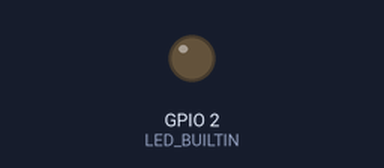
Simulated run of this sketch. Board: ESP32. Parts: output pins drawn as LEDs (lit = HIGH). WiFi joins after 1.5 s; servers stay silent unless stated; random numbers use the default seed unless the sketch sets one; what the sketch prints to the serial monitor is not drawn.

Above: at 1.7 s.
At 9.7 s:
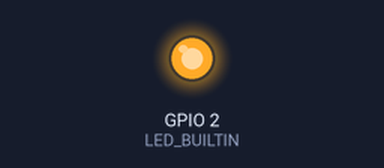
Timing chart, 0 to 22.3 s (numbered marks = the images above):
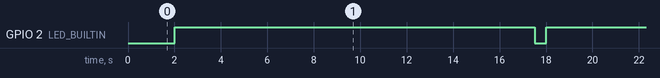

Measured:
- by itself, GPIO 2 (LED_BUILTIN): alternates HIGH for 15.5 s and LOW for 0.50 s

The sketch:

code.ino
```cpp
#include <Arduino.h>
#include <WiFi.h>
#include <Firebase_ESP_Client.h>

//Provide the token generation process info.
#include "addons/TokenHelper.h"
//Provide the RTDB payload printing info and other helper functions.


// Insert your network credentials
#define WIFI_SSID ""
#define WIFI_PASSWORD ""

// Insert Firebase project API Key
#define API_KEY ""

// Insert RTDB URLefine the RTDB URL */
#define DATABASE_URL ""

//Define Firebase Data object
FirebaseData fbdo;

FirebaseAuth auth;
FirebaseConfig config;

unsigned long sendDataPrevMillis = 0;
int count = 0;
bool signupOK = false;

void setup(){
  Serial.begin(115200);
  WiFi.begin(WIFI_SSID, WIFI_PASSWORD);
  Serial.print("Connecting to Wi-Fi");
  while (WiFi.status() != WL_CONNECTED){
    Serial.print(".");
    delay(300);
  }
  Serial.println();
  Serial.print("Connected with IP: ");
  Serial.println(WiFi.localIP());
  Serial.println();

  /* Assign the api key (required) */
  config.api_key = API_KEY;

  /* Assign the RTDB URL (required) */
  config.database_url = DATABASE_URL;

  /* Sign up */
  if (Firebase.signUp(&config, &auth, "", "")){
    Serial.println("ok");
    signupOK = true;
  }
  else{
    Serial.printf("%s\n", config.signer.signupError.message.c_str());
  }

  /* Assign the callback function for the long running token generation task */
  config.token_status_callback = tokenStatusCallback; //see addons/TokenHelper.h

  Firebase.begin(&config, &auth);
  Firebase.reconnectWiFi(true);
pinMode(LED_BUILTIN, OUTPUT);
digitalWrite(LED_BUILTIN, HIGH);
}

void loop(){
  if (Firebase.ready() && signupOK && (millis() - sendDataPrevMillis > 15000 || sendDataPrevMillis == 0)){
     digitalWrite(LED_BUILTIN, LOW);
  delay(500);
  digitalWrite(LED_BUILTIN, HIGH);
  delay(500);
    sendDataPrevMillis = millis();
    // Write an Int number on the database path test/int
    if (Firebase.RTDB.setInt(&fbdo, "test/int", count)){
      Serial.println("PASSED");
      Serial.println("PATH: " + fbdo.dataPath());
      Serial.println("TYPE: " + fbdo.dataType());
    }
    else {
      Serial.println("FAILED");
      Serial.println("REASON: " + fbdo.errorReason());
    }
    count++;

    // Write an Float number on the database path test/float
    if (Firebase.RTDB.setFloat(&fbdo, "test/float", 0.01 + random(0,100))){
      Serial.println("PASSED");
      Serial.println("PATH: " + fbdo.dataPath());
      Serial.println("TYPE: " + fbdo.dataType());
    }
    else {
      Serial.println("FAILED");
      Serial.println("REASON: " + fbdo.errorReason());
    }
  }
}
```
